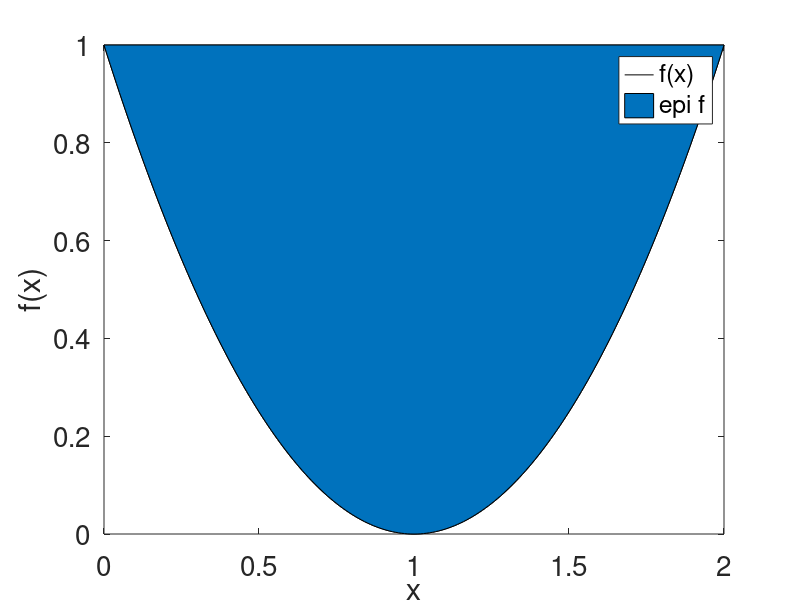

The MATLAB script that drew this image: (Note: this script raises an error after producing the figure.)
clc; clear all; close all

%& Plotting for epigraphs
x = 0:0.01:2;
f1 = @(x) (x-1).^2;
figure, plot(x,f1(x), 'k'), hold on
fill(x,f1(x), [0    0.4470    0.7410]), xlabel('x'), ylabel('f(x)')
legend('f(x)', 'epi f')
set(gca,'Fontsize',20);
save_pdf_without_whitespace('f1.png')

x = -1:0.01:1;
f2 = @(x) abs(x);
figure, plot(x,f2(x), 'k'), hold on
fill(x,f2(x), [0    0.4470    0.7410]), xlabel('x'), ylabel('f(x)')
legend('f(x)', 'epi f')
set(gca,'Fontsize',20);
save_pdf_without_whitespace('f2.png')

x = -2:0.01:2;
f3 = @(x) 1/4*x.^4-x.^2/2;
figure, plot(x,f3(x), 'k'), hold on
fill(x,f3(x), [0    0.4470    0.7410]), xlabel('x'), ylabel('f(x)')
legend('f(x)', 'epi f')
set(gca,'Fontsize',20);
save_pdf_without_whitespace('f3.png')

%% Convex envelope
close all

x = -1:0.5:1;
f2 = @(x) abs(x);
f2_deriv = @(x,y) -1*(x<0) + 1*(x>0) + y*(x==0);
f2_p = @(x,y,yy,x_i) f2_deriv(x,yy)*x_i + (y - f2_deriv(x,y)*x);

for x_i = x
    
    %if f2(x_i) <= min(f2(x)- f2_deriv(x_i,1).*(x-x_i))
    figure(1), plot([min(x),max(x)]',[f2_p(x_i,f2(x_i),x_i,min(x)),f2_p(x_i,f2(x_i),x_i,max(x))]', 'r'), hold on
    
    if x_i == 0
        for y = -1:0.05:1
            plot([min(x),max(x)]',[f2_p(x_i,f2(x_i),y,min(x)),f2_p(x_i,f2(x_i),y,max(x))]', 'r'), hold on
        end
        A = 1
    end
    
end
figure(1), plot(x,f2(x), 'bl'), hold on
axis([min(x), max(x), 0, max(x)])
legend('f(x)', '\partialf(x)')
set(gca,'Fontsize',20);
save_pdf_without_whitespace2('subdifferential_f2.png')

x = -3:0.01:3;
f3 = @(x) 1/4*x.^4-x.^2/2;
f3_deriv = @(x) (4/4*x.^3-2*x/2);
f3_p = @(x,y,x_i) (4/4*x.^3-2*x/2)*x_i + (y - (4/4*x.^3-2*x/2)*x);
x = -3:0.1:3;
figure(2), plot(x,f3(x), 'bl'), hold on
for x_i = x
    
    if f3(x_i) <= min(f3(x)- f3_deriv(x_i).*(x-x_i))
        figure(2), plot([min(x),max(x)]',[f3_p(x_i,f3(x_i),min(x)),f3_p(x_i,f3(x_i),max(x))]', 'r'), hold on
    end
end
figure(2), plot(x,f3(x), 'bl'), hold on

axis([min(x), max(x),-1,5])
legend('f(x)', '\partialf(x)')
set(gca,'Fontsize',20);
save_pdf_without_whitespace2('subdifferential_f3.png')

x = -4:0.01:4;
f1 = @(x) (x-1).^2;
f1_deriv = @(x) 2*(x-1);
f1_p = @(x,y,x_i) 2*(x-1)*x_i + (y - 2*(x-1)*x);
x = -2:0.1:3;
figure(3), plot(x,f1(x), 'bl'), hold on
for x_i = x
    
    if f1(x_i) <= min(f1(x)- f1_deriv(x_i).*(x-x_i))
        figure(3), plot([min(x),max(x)]',[f1_p(x_i,f1(x_i),min(x)),f1_p(x_i,f1(x_i),max(x))]', 'r'), hold on
    end
end
figure(3), plot(x,f1(x), 'bl'), hold on

axis([min(x), max(x),-1,5])
legend('f(x)', '\partialf(x)')
set(gca,'Fontsize',20);
save_pdf_without_whitespace2('subdifferential_f1.png')

%% Convex sets
%code to plot a heart shape in MATLAB
%set up mesh
clc; close all
t = linspace(0,2*pi,201);
r = sqrt(abs(2*sin(5*t)));
[x y]=pol2cart(t,r);
z=x;
figure, plot(x+30,y+30),fill(x+30,y+30, [0    0.4470    0.7410]), xlabel('x'), ylabel('f(x)')
axis off, axis equal
save_pdf_without_whitespace('c1.png')

t = linspace(0,2*pi,201);
r = (cos(t)+sin(t));
[x y]=pol2cart(t,r);
z=x;
figure, plot(x+30,y+30),fill(x+30,y+30, [0    0.4470    0.7410]), xlabel('x'), ylabel('f(x)')
axis off, axis equal
save_pdf_without_whitespace('c2.png')


x = 0:0.1:1;
y = x;
figure, plot([0,0,1,1,0],[0,1,1,0,0]),fill([0,0,1,1,0],[0,1,1,0,0], [0    0.4470    0.7410]), xlabel('x'), ylabel('f(x)')
axis off, axis equal
save_pdf_without_whitespace('c3.png')

%% Test proxy 1-D case
clc; close all
rng(1)
n = 5;
x = -1:0.1:1;
f1 = @(x) 1/2*x.^2;
prox_f1 = @(x,lambda) x./(lambda + 1);

lambda = 5;
x_k = 0.5;
x_k_1 = prox_f1(x_k,lambda);
x_k = (rand(n,1))*2-1;
x_k_1 = prox_f1(x_k,1);

plot(x,f1(x)), hold on,
quiver(x_k,f1(x_k),x_k_1-x_k, f1(x_k_1)-f1(x_k), '-r', 'linewidth', 2)
legend('f(x)', 'proximal updates')
save_pdf_without_whitespace('prox_f1.png')

f2 = @(x) abs(x);
x_k_1 = proxy_f2(x_k,lambda);

figure, plot(x,f2(x)), hold on,
quiver(x_k, f2(x_k), x_k_1-x_k, f2(x_k_1)-f2(x_k), '-r', 'linewidth', 2)
legend('f(x)', 'proximal updates')
save_pdf_without_whitespace('prox_f2.png')
%% Show separability of proxy
rng(1)
close all; clc
x = -1:0.1:1;
y = 0.1:0.1:1;
lambda = 5;
[X,Y] = meshgrid(x,y);

f1 = @(x,y) 1/2*(x.^2+y.^2);
f2 = @(x,y) abs(x)+abs(y);

prox_f1 = @(x,lambda) x./(lambda + 1);
Z = f1(X,Y);
figure, contour(X,Y,Z.*(Z>=0)), hold on
x_k = rand(5,1)*(max(x)-min(x))+min(x)
y_k =rand(5,1)*(max(y)-min(y))+min(y)

quiver(x_k,y_k,prox_f1(x_k,lambda)-x_k, prox_f1(y_k,lambda)-y_k, '-r', 'linewidth', 0.8), axis off
save_pdf_without_whitespace('prox_f1_2d.png')

Z = f2(X,Y);
figure, contour(X,Y,Z.*(Z>=0)), hold on
x_k = rand(5,1)*(max(x)-min(x))+min(x)
y_k =rand(5,1)*(max(y)-min(y))+min(y)

quiver(x_k,y_k,proxy_f2(x_k,lambda)-x_k, proxy_f2(y_k,lambda)-y_k, '-r', 'linewidth', 0.8), axis off
save_pdf_without_whitespace('prox_f2_2d.png')

%% Show separability of proxy in 3D
rng(1)
close all; clc
x = -1:0.1:1;
y = -1:0.1:1;
z = x.^2+(y.^2);
lambda = 5;
[X,Y] = meshgrid(x,y);
Z = X.^2+Y.^2;

f1 = @(x,y,z) 1/2*(x.^2+y.^2);
f2 = @(x,y) abs(x)+abs(y);

prox_f1 = @(x,lambda) x./(lambda + 1);
C = f1(X,Y);
figure, contour3(X,Y,Z), hold on

x_k = rand(5,1)*(max(x)-min(x))+min(x)
y_k =rand(5,1)*(max(y)-min(y))+min(y)
z_k =rand(5,1)*(max(z)-min(z))+min(z)

quiver3(x_k,y_k,z_k,prox_f1(x_k,lambda)-x_k, prox_f1(y_k,lambda)-y_k, prox_f1(z_k,lambda)-z_k, '-r', 'linewidth', 0.8), axis off
save_pdf_without_whitespace('prox_f1_3d.png')

Z = f2(X,Y);
figure, contour3(X,Y,Z), hold on
x_k = rand(5,1)*(max(x)-min(x))+min(x)
y_k =rand(5,1)*(max(y)-min(y))+min(y)
z_k =rand(5,1)*(max(z)-min(z))+min(z)

quiver3(x_k,y_k,z_k,proxy_f2(x_k,lambda)-x_k, proxy_f2(y_k,lambda)-y_k, proxy_f2(z_k,lambda)-z_k, '-r', 'linewidth', 0.8), axis off
save_pdf_without_whitespace('prox_f2_3d.png')

figure, contour3(X,Y,Z+C), hold on
x_k = rand(5,1)*(max(x)-min(x))+min(x)
y_k =rand(5,1)*(max(y)-min(y))+min(y)
z_k =rand(5,1)*(max(z)-min(z))+min(z)
quiver3(x_k,y_k,z_k,proxy_f2(x_k,lambda)+prox_f1(x_k,lambda)-x_k, proxy_f2(y_k,lambda)+prox_f1(y_k,lambda)-y_k, proxy_f2(z_k,lambda)+prox_f1(z_k,lambda)-z_k, '-r', 'linewidth', 0.8), axis off
save_pdf_without_whitespace('prox_f12_3d.png')

%% Show separability of proxy in 3D- different lambda
rng(1)
close all; clc
x = -1:0.1:1;
y = -1:0.1:1;
z = x.^2+(y.^2);

x_k = rand(2,1)*(max(x)-min(x))+min(x);
y_k =rand(2,1)*(max(y)-min(y))+min(y);
z_k =rand(2,1)*(max(z)-min(z))+min(z);

c = {'-.dr','--dg','-.dk','--dbl'};
i = 1;

[X,Y] = meshgrid(x,y);
Z = X.^2+Y.^2;

f1 = @(x,y,z) 1/2*(x.^2+y.^2);
f2 = @(x,y) abs(x)+abs(y);

prox_f1 = @(x,lambda) x./(lambda + 1);
C = f1(X,Y);
figure(1), contour(X,Y,Z.*(Z>=0))
Z = f2(X,Y);
figure(2), contour(X,Y,Z.*(Z>=0))
figure(3), contour(X,Y,(Z+C).*((Z+C)>=0))
lambda_vec = [10,5,3,1];

for lambda = lambda_vec
    
    figure(1), hold on, plot([x_k,prox_f1(x_k,lambda)]',[y_k,prox_f1(y_k,lambda)]',c{i})
    axis off
    figure(1), save_pdf_without_whitespace('prox_f1_3d_lambda.png')
    
    Z = f2(X,Y);
    figure(2), hold on, plot([x_k,proxy_f2(x_k,lambda)]',[y_k,proxy_f2(y_k,lambda)]',c{i})
    axis off
    figure(2), save_pdf_without_whitespace('prox_f2_3d_lambda.png')
    
    figure(3), hold on,  plot([x_k,prox_f1(x_k,lambda)+proxy_f2(x_k,lambda)]',[y_k,prox_f1(y_k,lambda)+proxy_f2(y_k,lambda)]',c{i})
    axis off
    figure(3),save_pdf_without_whitespace('prox_f12_3d_lambda.png')
    i = i+1;
    
end

function x_k_1 = proxy_f2(z,lambda)
x_k_1 = (z-lambda).*(z>=lambda) + (z+lambda).*(z<=-lambda);
end
